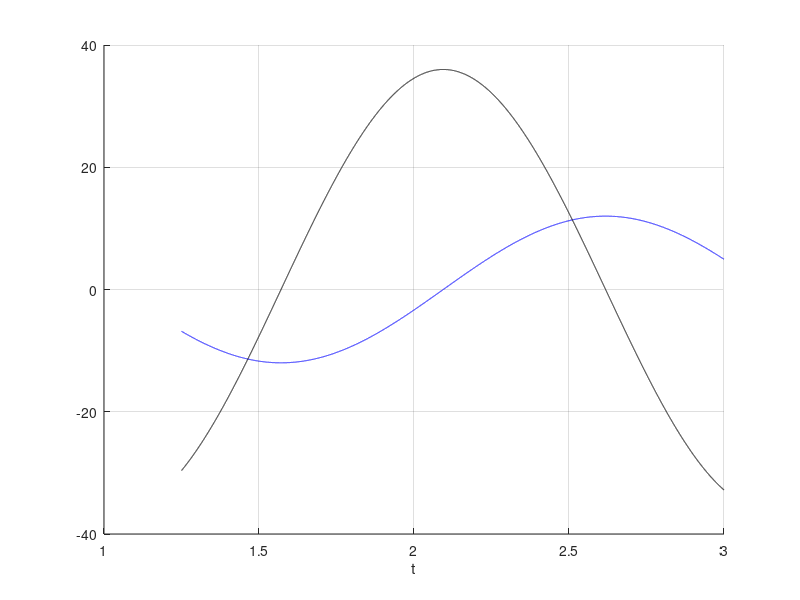

Reproduce this figure in MATLAB.
clear;clc;
t=1.25:0.0001:3; n=length(t);
y=[3*exp(-4*t)+12*sin(3*t)];
hold on,plot(t,y,"b-");
turev=diff(y)./diff(t);
plot(t(2:end),turev,"k-"),xlabel("t"),grid;
fark=[3*exp(-4*t)+12*sin(3*t)]-[[-12*exp(-4*t)+36*cos(3*t)]];
x=fsolve(@(t)((3*exp(-4*t)+12*sin(3*t))-((-12*exp(-4*t)+36*cos(3*t)))),[1.25 3]);
x;
a=3*exp(-4*x)+12*sin(3*x);
mesafe=sqrt((a(2)-a(1))^2+(x(2)-x(1))^2)
